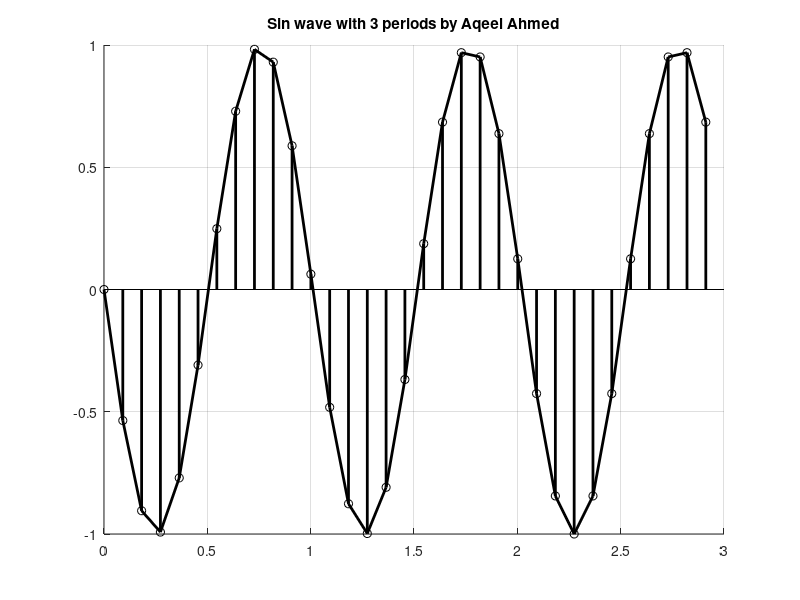

Recreate this plot in MATLAB.
%Generate and plot three periods of a sinusoidal signal with a frequency of 10 Hz. Assume
%suitable values for all necessary parameters

clear all;
 clc;
 f = 10; % frequency of the CT signal
 Fs = 5*f; % sampling frequency
 T = 1/Fs; % sample spacing
 nT = 0:0.091:3; % time vector
 x = sin(2*pi*f*nT);
hold on
 plot(nT,x,'k','LineWidth',2)
stem(nT,x,'k','LineWidth',2)
hold off
 grid on
title('Sin wave with 3 periods by Aqeel Ahmed')